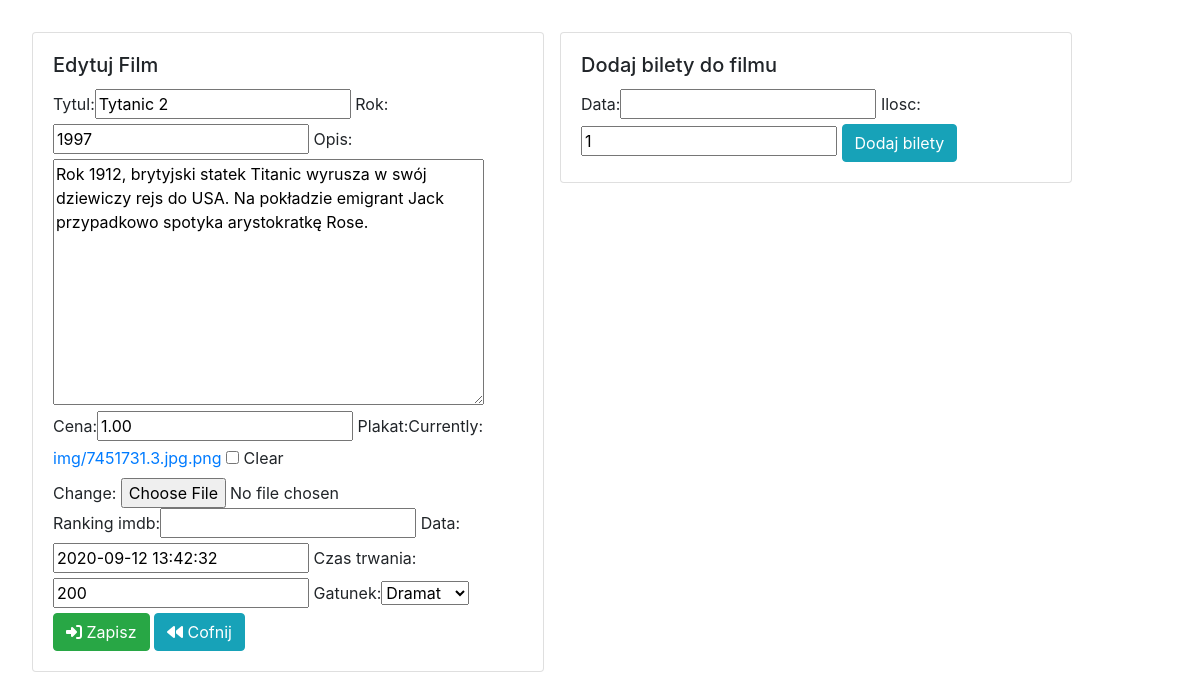
The page /filmy/edytuj/3/ (signed in) on the database its author committed.
### kinoapp/models.py (models this page shows, shortened)
class Kino(models.Model):
    tytul = models.CharField(max_length = 64)
    rok = models.PositiveSmallIntegerField(default=2000)
    opis = models.TextField(default="")
    cena =  models.DecimalField(max_digits=4, decimal_places=2, blank=True, null=True)
    plakat = models.ImageField(upload_to='img', null=True, blank=True )
    ranking_imdb =  models.DecimalField(max_digits=4, decimal_places=2, blank=True, null=True)
    data = models.DateTimeField(blank=True,null=True)
    dodatkowe = models.OneToOneField(DodatkoweInfo, on_delete=models.CASCADE, blank=True, null=True)
    bilety_czy_dostepne = models.BooleanField(default=False)

class DodatkoweInfo(models.Model):
    GATUNEK = {
        (0, 'Inne'),
        (1, 'Horror'),
        (2, 'Komedia'),
        (3, 'Sci-fi'),
        (4, 'Dramat'),
        (5, 'Akcji'),
    }
    czas_trwania = models.PositiveSmallIntegerField(default=0)
    gatunek = models.PositiveSmallIntegerField(default=0, choices=GATUNEK)

### kinoapp/views.py (the view)
# urls.py: path('edytuj/<int:id>/', edytuj_film, name="edytuj_film"),
@staff_member_required
def edytuj_film(request, id):
    film = get_object_or_404(Kino, pk=id)
    bilet = Ocena.objects.filter(film=film)
    try:
        dodatkowe = DodatkoweInfo.objects.get(pk=film.id)
    except DodatkoweInfo.DoesNotExist:
        dodatkowe = None
    form_film = KinoForm(request.POST or None, request.FILES or None, instance=film)
    form_dodatkowe = DodatkoweInfoForm(request.POST or None, instance=dodatkowe)
    form_bilet = BiletyForm(request.POST or None)
    if all((form_film.is_valid(), form_dodatkowe.is_valid())):
        film = form_film.save(commit=False)
        dodatkowe = form_dodatkowe.save()
        film.dodatkowe = dodatkowe
        film.save()
        return redirect(wszystkie_filmy)
    if request.method == 'POST':
        if 'ilosc' in request.POST:
            bilet = form_bilet.save(commit=False)
            bilet.film = film
            bilet.save()
    return render(request, 'film_form.html', {'form': form_film, 'form_bilet': form_bilet, 'form_dodatkowe': form_dodatkowe, 'nowy': False})

### kinoapp/forms.py
class KinoForm(ModelForm):
    class Meta:
        model = Kino
        fields = ['tytul', 'rok', 'opis', 'cena', 'plakat', 'ranking_imdb', 'data']

class BiletyForm(ModelForm):
    class Meta:
        model = Bilety
        fields = ['data', 'ilosc']

### templates/film_form.html (shortened to what this page needs)
{% extends 'glowny.html' %}
{% load bootstrap %}
{% block strona %}
    <div class="card" style="width: 32rem; float: left; margin-right: 1rem;">
        <div class="card-body">
            {% if nowy %}
                <h5 class="card-title">Nowy Film</h5>
            {% else %}
                 <h5 class="card-title">Edytuj Film</h5>
            {% endif %}
            <form method="post">
                {{ form|bootstrap }}
                {{ form_dodatkowe|bootstrap }}
                <button type="submit" class="btn btn-success"><i class="fas fa-sign-in-alt"></i> Zapisz </button>
                <a href="{% url 'wszystkie_filmy' %}" class="btn btn-info"> <i class="fas fa-backward"></i> Cofnij </a>
            </form>
        </div>
    </div>
{% if nowy != True %}
    <div class="card" style="width: 32rem; float: left; margin-right: 1rem;">
        <div class="card-body">
                <h5 class="card-title">Dodaj bilety do filmu</h5>
            <form method="post">
                {{ form_bilet|bootstrap }}
                <button type="submit" class="btn btn-info"> Dodaj bilety </button>
            </form>
        </div>
    </div>
{% endif %}
{% endblock %}

### templates/glowny.html (shortened to what this page needs)
{% load static %}
<!doctype html>
<html lang="en">
<head>
    <link rel="stylesheet" href="https://stackpath.bootstrapcdn.com/bootstrap/4.5.2/css/bootstrap.min.css">
    <link rel="stylesheet" href="{% static 'style.css' %}">
</head>
<body>
    {% block strona %}{% endblock %}
</body>
</html>

### kinoapp/static/style.css (style rules this page uses)
body { padding: 2rem; }

### rows shown on the page
Kino: tytul "Tytanic 2", rok "1997", opis "Rok 1912, brytyjski statek Titanic wyrusza w swój dziewiczy rejs do USA. Na pokładzie emigrant Jack przypadkowo spotyka arystokratkę Rose.", cena "1.00", data "2020-09-12 13:42:32"
DodatkoweInfo: czas_trwania "200", gatunek "Dramat"
